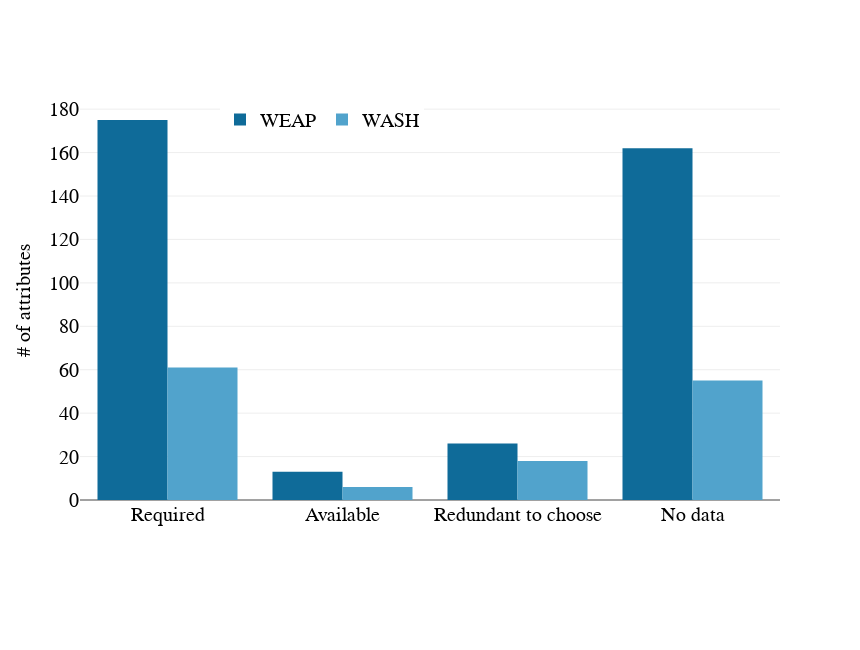

The notebook cell this image was saved under:
### Markdown cell above
# 5. Plot the data availability summary Figure (#9)
### It shows data vailability summary to the WEAP and WASH models in the upper Bear River Watershed in Utah, Idaho, and Wyoming states

<a name="Plot"></a>

![](https://raw.githubusercontent.com/WamdamProject/WaMDaM_UseCases/master/UseCases_files/8Figures_jpg/UseCase1b.png)

### Code cell
# Use Plotly 

WEAP_bars = go.Bar(
    x=['Required', 'Available', 'Redundant to choose','No data'],
    y=Y_values_WEAP,
    name='WEAP',
    marker=dict(
        color='#0F6B99'),
)



WASH_bars = go.Bar(
    x=['Required', 'Available', 'Redundant to choose','No data'],
    y=Y_values_WASH,
    name='WASH',
    marker=dict(
        color='#51A3CC'))

data = [WEAP_bars, WASH_bars]

layout = go.Layout(
    barmode='group',
    
    legend=dict(
        x=0.2,
        y=1.0,orientation="h"),
    
    
    xaxis=dict(
        tickfont=dict(
            size=20,
           color='#000000',family='arial'
        )
    ),
    yaxis=dict(
        title='# of attributes',
        titlefont=dict(
            size=20,
           color='#000000',family='arial'
        ),
        tickfont=dict(
            size=20,
            color='#000000',family='arial'
        )
    ),    
     autosize=False,
    width=860,
    height=650,
        margin=dict(
         b=150), 
font=dict(size=20,family='arial',color='#000000'),

)

fig = {
    'data': data,
    'layout': layout,}


plotly.offline.iplot(fig,filename = 'UseCase1b.html',image='png')


###########################################################################################################
# Have you encounterd the messages below?
# ----------------------------------------------
# Javascript error adding output!
# ReferenceError: Plotly is not defined
# See your browser Javascript console for more details.
# ----------------------------------------------

# Do the follwoing:

# Kernel -> Restart -> Clear all outputs and restart
# Save
# Close browser
# Open browser and run again

### Figure 1 — Plotly figure (JSON) as saved in the notebook; plotly's stock layout.template omitted (floating-point values rounded to 4 significant figures)
{"data": [{"marker": {"color": "#0F6B99"}, "name": "WEAP", "type": "bar", "x": ["Required", "Available", "Redundant to choose", "No data"], "y": [175, 13, 26, 162]}, {"marker": {"color": "#51A3CC"}, "name": "WASH", "type": "bar", "x": ["Required", "Available", "Redundant to choose", "No data"], "y": [61, 6, 18, 55]}], "layout": {"autosize": false, "barmode": "group", "font": {"color": "#000000", "family": "arial", "size": 20}, "height": 650, "legend": {"orientation": "h", "x": 0.2, "y": 1}, "margin": {"b": 150}, "width": 860, "xaxis": {"tickfont": {"color": "#000000", "family": "arial", "size": 20}}, "yaxis": {"tickfont": {"color": "#000000", "family": "arial", "size": 20}, "title": "# of attributes", "titlefont": {"color": "#000000", "family": "arial", "size": 20}}}}
